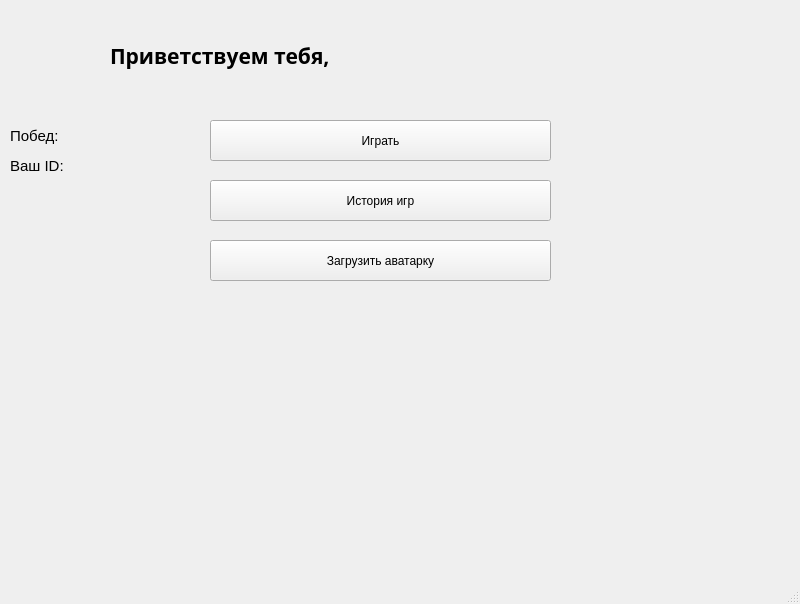
<?xml version="1.0" encoding="UTF-8"?>
<ui version="4.0">
 <class>ProfileWindow</class>
 <widget class="QMainWindow" name="ProfileWindow">
  <property name="geometry">
   <rect>
    <x>0</x>
    <y>0</y>
    <width>800</width>
    <height>604</height>
   </rect>
  </property>
  <property name="windowTitle">
   <string>Профиль пользователя</string>
  </property>
  <property name="windowIcon">
   <iconset>
    <normaloff>icon.png</normaloff>icon.png</iconset>
  </property>
  <property name="statusTip">
   <string>Личный кабинет пользователя</string>
  </property>
  <widget class="QWidget" name="centralwidget">
   <widget class="QPushButton" name="btnPlay">
    <property name="geometry">
     <rect>
      <x>210</x>
      <y>120</y>
      <width>341</width>
      <height>41</height>
     </rect>
    </property>
    <property name="text">
     <string>Играть</string>
    </property>
   </widget>
   <widget class="QPushButton" name="btnHistory">
    <property name="geometry">
     <rect>
      <x>210</x>
      <y>180</y>
      <width>341</width>
      <height>41</height>
     </rect>
    </property>
    <property name="text">
     <string>История игр</string>
    </property>
   </widget>
   <widget class="QLabel" name="lblUser">
    <property name="geometry">
     <rect>
      <x>110</x>
      <y>20</y>
      <width>671</width>
      <height>71</height>
     </rect>
    </property>
    <property name="font">
     <font>
      <family>Monotype Corsiva</family>
      <pointsize>16</pointsize>
      <weight>75</weight>
      <bold>true</bold>
     </font>
    </property>
    <property name="text">
     <string>Приветствуем тебя, </string>
    </property>
   </widget>
   <widget class="QLabel" name="lblImage_2">
    <property name="geometry">
     <rect>
      <x>0</x>
      <y>0</y>
      <width>101</width>
      <height>121</height>
     </rect>
    </property>
    <property name="statusTip">
     <string/>
    </property>
    <property name="text">
     <string/>
    </property>
    <property name="pixmap">
     <pixmap>user.png</pixmap>
    </property>
   </widget>
   <widget class="QLabel" name="label">
    <property name="geometry">
     <rect>
      <x>10</x>
      <y>120</y>
      <width>91</width>
      <height>31</height>
     </rect>
    </property>
    <property name="font">
     <font>
      <pointsize>11</pointsize>
     </font>
    </property>
    <property name="text">
     <string>Побед:</string>
    </property>
   </widget>
   <widget class="QLabel" name="Bal">
    <property name="geometry">
     <rect>
      <x>70</x>
      <y>120</y>
      <width>61</width>
      <height>31</height>
     </rect>
    </property>
    <property name="font">
     <font>
      <pointsize>10</pointsize>
     </font>
    </property>
    <property name="text">
     <string/>
    </property>
   </widget>
   <widget class="QPushButton" name="btnImage">
    <property name="geometry">
     <rect>
      <x>210</x>
      <y>240</y>
      <width>341</width>
      <height>41</height>
     </rect>
    </property>
    <property name="text">
     <string>Загрузить аватарку</string>
    </property>
   </widget>
   <widget class="QLabel" name="label_2">
    <property name="geometry">
     <rect>
      <x>10</x>
      <y>150</y>
      <width>91</width>
      <height>31</height>
     </rect>
    </property>
    <property name="font">
     <font>
      <pointsize>11</pointsize>
     </font>
    </property>
    <property name="text">
     <string>Ваш ID:</string>
    </property>
   </widget>
   <widget class="QLabel" name="id">
    <property name="geometry">
     <rect>
      <x>70</x>
      <y>150</y>
      <width>61</width>
      <height>31</height>
     </rect>
    </property>
    <property name="font">
     <font>
      <pointsize>10</pointsize>
     </font>
    </property>
    <property name="text">
     <string/>
    </property>
   </widget>
  </widget>
  <widget class="QMenuBar" name="menubar">
   <property name="geometry">
    <rect>
     <x>0</x>
     <y>0</y>
     <width>800</width>
     <height>21</height>
    </rect>
   </property>
  </widget>
  <widget class="QStatusBar" name="statusbar"/>
 </widget>
 <resources/>
 <connections/>
</ui>
